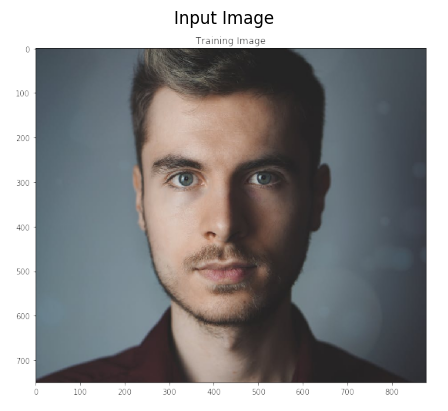
#> input picture h5/goruntu.png, 448 x 411 px
$ jupyter execute main.ipynb
#> lines starting #> are read from the running program, lines starting #| are printed output that depends on the picture
[cell 1]
import cv2
import matplotlib.pyplot as plt

[cell 2]
img = cv2.imread("goruntu.png",cv2.IMREAD_GRAYSCALE)
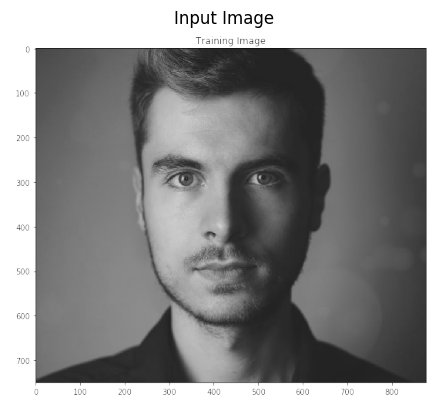
#> img: shape (411, 448); min 0, max 255, mean 142.3

[cell 3]
plt.imshow(img, cmap='gray')
plt.title("Giriş Görüntüsü")
plt.axis('off')
plt.show()

[cell 4]
sift = cv2.SIFT_create()

keypoints_sift, descriptors_sift = sift.detectAndCompute(img, None)
#> keypoints_sift = 264 keypoints; strongest (x, y, size): (192, 16, 2), (208, 22, 2), (213, 14, 2.4), (248, 21, 2)


img_sift_drawn = cv2.drawKeypoints(img, keypoints_sift, None, flags=cv2.DRAW_MATCHES_FLAGS_DRAW_RICH_KEYPOINTS)
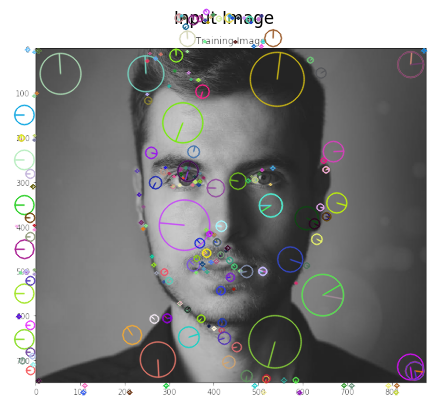
#> img_sift_drawn: shape (411, 448, 3); mean of channels 0, 1, 2 142, 142.5, 142.4; drawn as B, G, R

plt.imshow(img_sift_drawn)
plt.title("SIFT Anahtar Noktalar")
plt.axis('off')
plt.show()

[cell 5]
brisk = cv2.BRISK_create()

keypoints_brisk, descriptors_brisk = brisk.detectAndCompute(img, None)
#> keypoints_brisk = 313 keypoints; strongest (x, y, size): (186, 22, 9), (191, 27, 11.4), (228, 23, 10), (208, 23, 9.2)

img_brisk_drawn = cv2.drawKeypoints(img, keypoints_brisk, None, flags=cv2.DRAW_MATCHES_FLAGS_DRAW_RICH_KEYPOINTS)
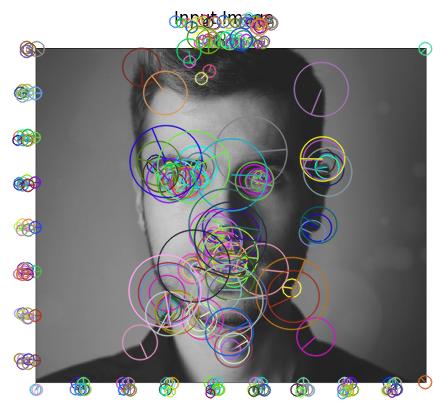
#> img_brisk_drawn: shape (411, 448, 3); mean of channels 0, 1, 2 140.8, 140.4, 140.4; drawn as B, G, R

plt.imshow(img_brisk_drawn)
plt.title("BRISK Anahtar Noktalar")
plt.axis('off')
plt.show()

[cell 6]
print("SIFT Sonuçları")
print("Anahtar noktalar var mı: ", "Evet" if keypoints_sift else "Hayır")
#| Anahtar noktalar var mı:  Evet
print("Tanımlayıcılar var mı: ", "Evet" if descriptors_sift is not None else "Hayır")
#| Tanımlayıcılar var mı:  Evet
print("Anahtar nokta sayısı: ", len(keypoints_sift))
#| Anahtar nokta sayısı:  264
print("Tanımlayıcı sayısı: ", descriptors_sift.shape[0] if descriptors_sift is not None else 0)
#| Tanımlayıcı sayısı:  264

print("\nBRISK Sonuçları")
print("Anahtar noktalar var mı: ", "Evet" if keypoints_brisk else "Hayır")
#| Anahtar noktalar var mı:  Evet
print("Tanımlayıcılar var mı: ", "Evet" if descriptors_brisk is not None else "Hayır")
#| Tanımlayıcılar var mı:  Evet
print("Anahtar nokta sayısı: ", len(keypoints_brisk))
#| Anahtar nokta sayısı:  313
print("Tanımlayıcı sayısı: ", descriptors_brisk.shape[0] if descriptors_brisk is not None else 0)
#| Tanımlayıcı sayısı:  313
